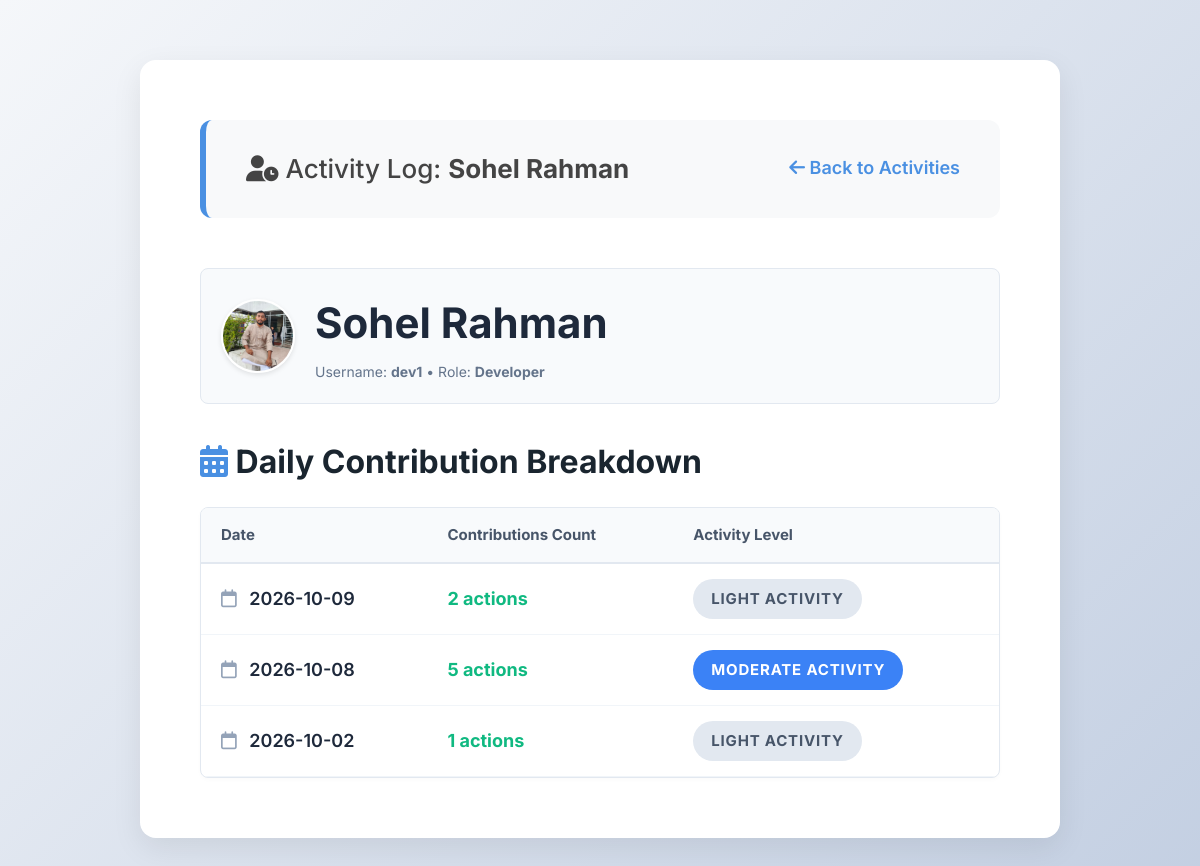
Page /admin/user/2/activities (signed in) on the committed database.
### tables this page shows
CREATE TABLE users (
            id INTEGER PRIMARY KEY AUTOINCREMENT,
            username TEXT UNIQUE NOT NULL,
            password TEXT NOT NULL,
            role TEXT NOT NULL
        , full_name TEXT DEFAULT '', profile_image TEXT DEFAULT 'default.png');

CREATE TABLE activities (
            user_id INTEGER,
            date TEXT,
            count INTEGER DEFAULT 1,
            PRIMARY KEY (user_id, date)
        );

### app.py (the view)
@app.route('/admin/user/<int:user_id>/activities')
def user_activity_detail(user_id):
    if session.get('role') != 'admin':
        return "Access Denied.", 403
    conn = get_db_connection()
    user = conn.execute('SELECT * FROM users WHERE id = ?', (user_id,)).fetchone()
    activities = conn.execute('SELECT date, count FROM activities WHERE user_id = ? ORDER BY date DESC', (user_id,)).fetchall()
    conn.close()
    return render_template('user_activity_detail.html', user=user, activities=activities, role=session.get('role'))

### app.py (called while the page is built)
def get_db_connection():
    conn = sqlite3.connect('project_manager.db', timeout=10.0)
    conn.row_factory = sqlite3.Row
    return conn

### templates/user_activity_detail.html (shortened to what this page needs)
<!DOCTYPE html>
<html>
<head>
    <link rel="stylesheet" href="https://cdnjs.cloudflare.com/ajax/libs/font-awesome/6.4.0/css/all.min.css">
    <link rel="stylesheet" href="{{ url_for('static', filename='style.css') }}">
</head>
<body>
    <div class="container" style="max-width: 800px;">
        <div class="nav-bar">
            <span><i class="fas fa-user-clock"></i> Activity Log: <strong>{{ user.full_name or user.username }}</strong></span>
            <a href="{{ url_for('admin_activities') }}" style="color: #4a90e2; font-weight: 600; text-decoration: none;">
                <i class="fas fa-arrow-left"></i> Back to Activities
            </a>
        </div>
        <div style="background: #f8fafc; border: 1px solid #e2e8f0; border-radius: 8px; padding: 20px; margin-bottom: 30px; display: flex; align-items: center; gap: 20px;">
            <img src="{{ url_for('static', filename='uploads/' + user.profile_image) }}" style="width: 70px; height: 70px; border-radius: 50%; object-fit: cover; border: 2px solid #fff; box-shadow: 0 2px 5px rgba(0,0,0,0.1);">
            <div>
                <h2 style="margin: 0 0 5px 0; color: #1e293b;">{{ user.full_name or user.username }}</h2>
                <p style="margin: 0; color: #64748b; font-size: 14px;">Username: <strong>{{ user.username }}</strong> &bull; Role: <strong>{{ user.role | capitalize }}</strong></p>
            </div>
        </div>
        <h3 style="margin-bottom: 20px;"><i class="fas fa-calendar-alt" style="color: #4a90e2;"></i> Daily Contribution Breakdown</h3>
        <div style="background: #ffffff; border: 1px solid #e2e8f0; border-radius: 8px; overflow: hidden; box-shadow: 0 2px 4px rgba(0,0,0,0.02);">
            <table style="width: 100%; border-collapse: collapse; text-align: left;">
                <thead>
                    <tr style="background: #f8fafc; border-bottom: 2px solid #e2e8f0; color: #475569; font-size: 15px;">
                        <th style="padding: 15px 20px;">Date</th>
                        <th style="padding: 15px 20px;">Contributions Count</th>
                        <th style="padding: 15px 20px;">Activity Level</th>
                    </tr>
                </thead>
                <tbody>
                    {% for act in activities %}
                    <tr style="border-bottom: 1px solid #f1f5f9;">
                        <td style="padding: 15px 20px; font-weight: 600; color: #1e293b;">
                            <i class="far fa-calendar" style="color: #94a3b8; margin-right: 8px;"></i> {{ act.date }}
                        </td>
                        <td style="padding: 15px 20px; font-weight: 700; color: #10b981;">
                            {{ act.count }} actions
                        </td>
                        <td style="padding: 15px 20px;">
                            {% if act.count >= 7 %}
                                <span class="badge badge-green" style="margin:0;">High Activity</span>
                            {% elif act.count >= 3 %}
                                <span class="badge badge-blue" style="margin:0;">Moderate Activity</span>
                            {% else %}
                                <span class="badge" style="background:#e2e8f0; color:#475569; margin:0;">Light Activity</span>
                            {% endif %}
                        </td>
                    </tr>
                    {% else %}
                    <tr>
                        <td colspan="3" style="padding: 30px; text-align: center; color: #94a3b8; font-style: italic;">
                            No recorded activity contributions for this user yet.
                        </td>
                    </tr>
                    {% endfor %}
                </tbody>
            </table>
        </div>
    </div>
</body>
</html>

### static/style.css (style rules this page uses)
body { font-family: 'Inter', sans-serif; background: linear-gradient(135deg, #f5f7fa 0%, #c3cfe2 100%); background-attachment: fixed; color: #333; line-height: 1.6; margin: 0; padding: 40px 20px; font-size: 18px; }
h2 { font-size: 42px; color: #1a252f; font-weight: 700; margin-bottom: 30px; }
h3 { font-size: 32px; color: #1a252f; font-weight: 700; }
.container { width: 95%; max-width: 1400px; margin: 20px auto; background: #ffffff; padding: 60px; border-radius: 16px; box-shadow: 0 10px 30px rgba(0,0,0,0.08); }
.container h2, .container h2 i { color: #4a90e2; }
.nav-bar { display: flex; justify-content: space-between; align-items: center; background-color: #f8f9fa; padding: 28px 40px; border-radius: 12px; margin-bottom: 50px; border-left: 6px solid #4a90e2; }
.nav-bar span { font-size: 26px; font-weight: 500; color: #444; }
.badge { padding: 8px 18px; border-radius: 20px; font-size: 15px; font-weight: 700; color: white; display: inline-block; margin-left: 12px; text-transform: uppercase; letter-spacing: 0.8px; }
.badge-blue { background-color: #3b82f6; }

### rows in the picture
users: full_name "Sohel Rahman", profile_image (picture), username "dev1", role "Developer"
activities: date "2026-10-09", count "2", shows "LIGHT ACTIVITY"
activities: date "2026-10-08", count "5", shows "MODERATE ACTIVITY"
activities: date "2026-10-02", count "1", shows "LIGHT ACTIVITY"
